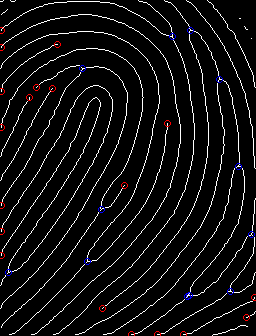
#> input picture FingerPrintMinutiae/Image/Minutiae.png, 256 x 336 px, found by its file name
$ python GaborFilter.py   (older library calls are emulated)
#> lines starting #> are read from the running program, lines starting #| are printed output that depends on the picture; after the words box and inside, x2 and y2 are one past the last pixel; in counts of white or black regions, pixels touching at a corner belong together
import numpy as np
import cv2

from matplotlib import pyplot as plt

# // cv2.getGaborKernel(ksize, sigma, theta, lambda, gamma, psi, ktype)
# // ksize - size of gabor filter (n, n)
# // sigma - standard deviation of the gaussian function
# // theta - orientation of the normal to the parallel stripes
# // lambda - wavelength of the sunusoidal factor
# // gamma - spatial aspect ratio
# // psi - phase offset
# // ktype - type and range of values that each pixel in the gabor kernel
# //canhold

g_kernel = cv2.getGaborKernel((25, 25), 6.0, np.pi/4, 8.0, 0.5, 0, ktype=cv2.CV_32F)
g_kernel1 = cv2.getGaborKernel((30, 30), 6.0, (3*np.pi)/4, 8.0, 0.5, 0, ktype=cv2.CV_32F)
g_kernel2 = cv2.getGaborKernel((30, 30),4 , 0, 8, 0.5, 0, ktype=cv2.CV_32F)
g_kernel3 = cv2.getGaborKernel((30, 30),4 , np.pi, 8, 0.5, 0, ktype=cv2.CV_32F)

img = cv2.imread('Minutiae.png')
#> img is the input picture: shape (336, 256, 3); mean B, G, R 15.9, 15.3, 16
# [6 lines of commented-out code are left out]

filtered_img = cv2.filter2D(img, cv2.CV_8UC3, g_kernel)
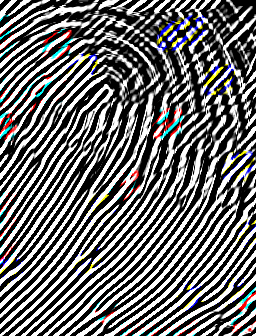
#> filtered_img: shape (336, 256, 3); mean B, G, R 110.3, 110, 110.3
filtered_img1 = cv2.filter2D(img, cv2.CV_8UC3, g_kernel1)
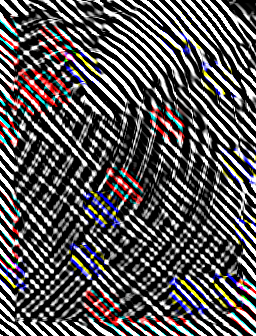
#> filtered_img1: shape (336, 256, 3); mean B, G, R 87, 85.8, 89.1
filtered_img2 = cv2.filter2D(img, cv2.CV_8UC3, g_kernel2)
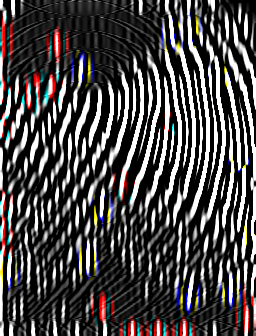
#> filtered_img2: shape (336, 256, 3); mean B, G, R 73.3, 73.1, 75.8
filtered_img3 = cv2.filter2D(img, cv2.CV_8UC3, g_kernel3)

cv2.imshow('0', filtered_img)
cv2.imshow('1', filtered_img1)
cv2.imshow('2', filtered_img2)
cv2.imshow('image', img)

cv2.addWeighted(filtered_img2,0.4,filtered_img1,0.8,0,img) #0 degree and 90
cv2.addWeighted(img,0.4,filtered_img,0.6,0,img) #0 degree and 90
cv2.addWeighted(img,0.4,filtered_img3,0.6,0,img)
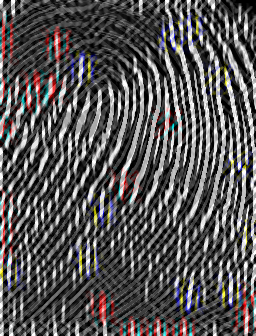
#> img: shape (336, 256, 3); mean B, G, R 85.9, 85.6, 87.8
#cv2.addWeighted(img,0.4,img1,0.6,0.3,img)

cv2.imshow('per',img)

#//threshold will convert it plain zero and white image
ret,thresh1 = cv2.threshold(img,150,255,cv2.THRESH_BINARY)#127 instead of 200

cv2.imshow('per1',thresh1)

h, w = g_kernel.shape[:2]
g_kernel = cv2.resize(g_kernel, (3*w, 3*h), interpolation=cv2.INTER_CUBIC)
g_kernel1 = cv2.resize(g_kernel1, (3*w, 3*h), interpolation=cv2.INTER_CUBIC)

cv2.imshow('gabor kernel (resized)', g_kernel)
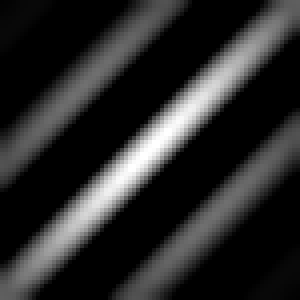
#> window 'gabor kernel (resized)': shape (75, 75) (shown 4 times larger); min 0, max 255, mean 42
cv2.imshow('gabor kernel1 (resized)', g_kernel1)

cv2.imwrite('gaborkernel.png', g_kernel)
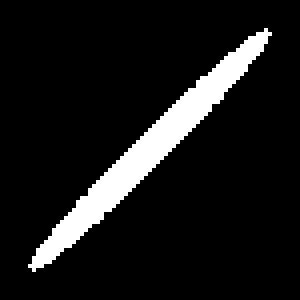
#> saved as gaborkernel.png: shape (75, 75) (shown 4 times larger); values 0 (black) and 1 (white), 9.8% white; 1 white region, box (x1, y1, x2, y2) and area: (7, 7, 68, 68) 551
cv2.imwrite('gaborkernel1.png', g_kernel1)
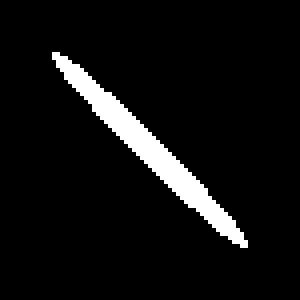
#> saved as gaborkernel1.png: shape (75, 75) (shown 4 times larger); values 0 (black) and 1 (white), 6.5% white; 1 white region, box (x1, y1, x2, y2) and area: (13, 13, 62, 62) 365
cv2.imwrite('per1.png', thresh1)

cv2.waitKey(0)
cv2.destroyAllWindows()

$ run again, with FingerPrintMinutiae/Image/AFPM.PNG copied over FingerPrintMinutiae/Image/Minutiae.png
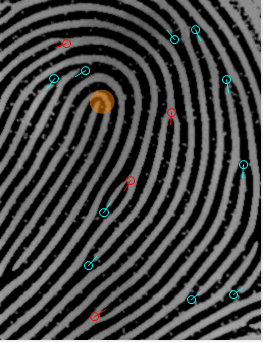
#> input picture FingerPrintMinutiae/Image/AFPM.PNG, 263 x 342 px, found by its file name
#> img is the input picture: shape (342, 263, 3); mean B, G, R 67.2, 67.5, 67.3
#> `cv2.addWeighted(img,0.4,filtered_img3,0.6,0,img)`:
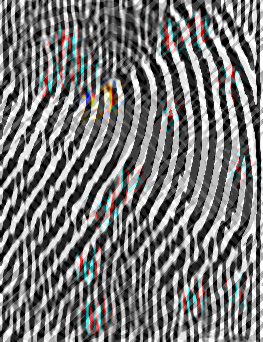
#> img: shape (342, 263, 3); mean B, G, R 119.7, 119.8, 120
#> `ret,thresh1 = cv2.threshold(img,150,255,cv2.THRESH_BINARY)#127 instead..`:
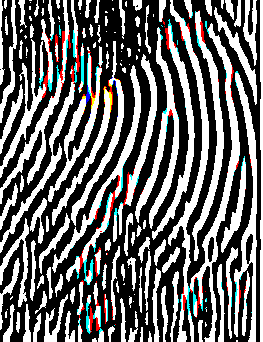
#> thresh1: shape (342, 263, 3); mean B, G, R 104.2, 104.4, 104.7

$ run again, with FingerPrintMinutiae/Image/Data.png copied over FingerPrintMinutiae/Image/Minutiae.png
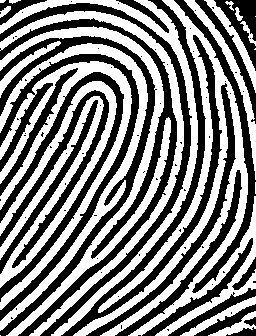
#> input picture FingerPrintMinutiae/Image/Data.png, 256 x 336 px, found by its file name
#> img is the input picture: shape (336, 256, 3); 51.3% white; 82 black regions (60 under 20 px), largest, box (x1, y1, x2, y2) and area: (61, 0, 222, 336) 5213, (0, 18, 177, 336) 4755, (0, 36, 157, 336) 4227
#> `cv2.addWeighted(img,0.4,filtered_img3,0.6,0,img)`:
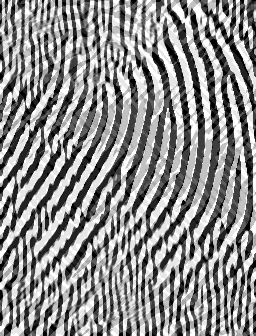
#> img: shape (336, 256, 3); min 0, max 255, mean 141.5
#> `ret,thresh1 = cv2.threshold(img,150,255,cv2.THRESH_BINARY)#127 instead..`:
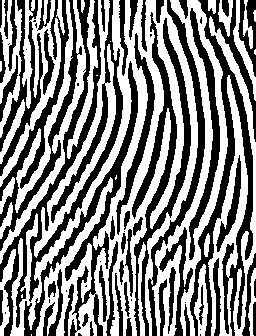
#> thresh1: shape (336, 256, 3); 52.7% white; 70 black regions (18 under 20 px), largest, box (x1, y1, x2, y2) and area: (0, 0, 123, 336) 6823, (190, 0, 256, 336) 5849, (132, 12, 191, 336) 4464
